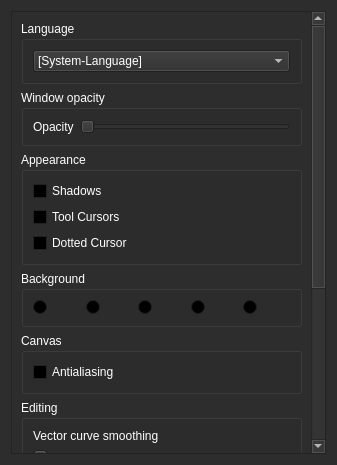
<?xml version="1.0" encoding="UTF-8"?>
<ui version="4.0">
 <class>GeneralPage</class>
 <widget class="QWidget" name="GeneralPage">
  <property name="geometry">
   <rect>
    <x>0</x>
    <y>0</y>
    <width>337</width>
    <height>465</height>
   </rect>
  </property>
  <property name="palette">
   <palette>
    <active>
     <colorrole role="WindowText">
      <brush brushstyle="SolidPattern">
       <color alpha="255">
        <red>255</red>
        <green>255</green>
        <blue>255</blue>
       </color>
      </brush>
     </colorrole>
     <colorrole role="Button">
      <brush brushstyle="SolidPattern">
       <color alpha="255">
        <red>45</red>
        <green>45</green>
        <blue>45</blue>
       </color>
      </brush>
     </colorrole>
     <colorrole role="Light">
      <brush brushstyle="SolidPattern">
       <color alpha="255">
        <red>67</red>
        <green>67</green>
        <blue>67</blue>
       </color>
      </brush>
     </colorrole>
     <colorrole role="Midlight">
      <brush brushstyle="SolidPattern">
       <color alpha="255">
        <red>56</red>
        <green>56</green>
        <blue>56</blue>
       </color>
      </brush>
     </colorrole>
     <colorrole role="Dark">
      <brush brushstyle="SolidPattern">
       <color alpha="255">
        <red>22</red>
        <green>22</green>
        <blue>22</blue>
       </color>
      </brush>
     </colorrole>
     <colorrole role="Mid">
      <brush brushstyle="SolidPattern">
       <color alpha="255">
        <red>30</red>
        <green>30</green>
        <blue>30</blue>
       </color>
      </brush>
     </colorrole>
     <colorrole role="Text">
      <brush brushstyle="SolidPattern">
       <color alpha="255">
        <red>255</red>
        <green>255</green>
        <blue>255</blue>
       </color>
      </brush>
     </colorrole>
     <colorrole role="BrightText">
      <brush brushstyle="SolidPattern">
       <color alpha="255">
        <red>255</red>
        <green>255</green>
        <blue>255</blue>
       </color>
      </brush>
     </colorrole>
     <colorrole role="ButtonText">
      <brush brushstyle="SolidPattern">
       <color alpha="255">
        <red>0</red>
        <green>0</green>
        <blue>0</blue>
       </color>
      </brush>
     </colorrole>
     <colorrole role="Base">
      <brush brushstyle="SolidPattern">
       <color alpha="255">
        <red>0</red>
        <green>0</green>
        <blue>0</blue>
       </color>
      </brush>
     </colorrole>
     <colorrole role="Window">
      <brush brushstyle="SolidPattern">
       <color alpha="255">
        <red>45</red>
        <green>45</green>
        <blue>45</blue>
       </color>
      </brush>
     </colorrole>
     <colorrole role="Shadow">
      <brush brushstyle="SolidPattern">
       <color alpha="255">
        <red>0</red>
        <green>0</green>
        <blue>0</blue>
       </color>
      </brush>
     </colorrole>
     <colorrole role="AlternateBase">
      <brush brushstyle="SolidPattern">
       <color alpha="255">
        <red>22</red>
        <green>22</green>
        <blue>22</blue>
       </color>
      </brush>
     </colorrole>
     <colorrole role="ToolTipBase">
      <brush brushstyle="SolidPattern">
       <color alpha="255">
        <red>255</red>
        <green>255</green>
        <blue>220</blue>
       </color>
      </brush>
     </colorrole>
     <colorrole role="ToolTipText">
      <brush brushstyle="SolidPattern">
       <color alpha="255">
        <red>255</red>
        <green>255</green>
        <blue>255</blue>
       </color>
      </brush>
     </colorrole>
    </active>
    <inactive>
     <colorrole role="WindowText">
      <brush brushstyle="SolidPattern">
       <color alpha="255">
        <red>255</red>
        <green>255</green>
        <blue>255</blue>
       </color>
      </brush>
     </colorrole>
     <colorrole role="Button">
      <brush brushstyle="SolidPattern">
       <color alpha="255">
        <red>45</red>
        <green>45</green>
        <blue>45</blue>
       </color>
      </brush>
     </colorrole>
     <colorrole role="Light">
      <brush brushstyle="SolidPattern">
       <color alpha="255">
        <red>67</red>
        <green>67</green>
        <blue>67</blue>
       </color>
      </brush>
     </colorrole>
     <colorrole role="Midlight">
      <brush brushstyle="SolidPattern">
       <color alpha="255">
        <red>56</red>
        <green>56</green>
        <blue>56</blue>
       </color>
      </brush>
     </colorrole>
     <colorrole role="Dark">
      <brush brushstyle="SolidPattern">
       <color alpha="255">
        <red>22</red>
        <green>22</green>
        <blue>22</blue>
       </color>
      </brush>
     </colorrole>
     <colorrole role="Mid">
      <brush brushstyle="SolidPattern">
       <color alpha="255">
        <red>30</red>
        <green>30</green>
        <blue>30</blue>
       </color>
      </brush>
     </colorrole>
     <colorrole role="Text">
      <brush brushstyle="SolidPattern">
       <color alpha="255">
        <red>255</red>
        <green>255</green>
        <blue>255</blue>
       </color>
      </brush>
     </colorrole>
     <colorrole role="BrightText">
      <brush brushstyle="SolidPattern">
       <color alpha="255">
        <red>255</red>
        <green>255</green>
        <blue>255</blue>
       </color>
      </brush>
     </colorrole>
     <colorrole role="ButtonText">
      <brush brushstyle="SolidPattern">
       <color alpha="255">
        <red>0</red>
        <green>0</green>
        <blue>0</blue>
       </color>
      </brush>
     </colorrole>
     <colorrole role="Base">
      <brush brushstyle="SolidPattern">
       <color alpha="255">
        <red>0</red>
        <green>0</green>
        <blue>0</blue>
       </color>
      </brush>
     </colorrole>
     <colorrole role="Window">
      <brush brushstyle="SolidPattern">
       <color alpha="255">
        <red>45</red>
        <green>45</green>
        <blue>45</blue>
       </color>
      </brush>
     </colorrole>
     <colorrole role="Shadow">
      <brush brushstyle="SolidPattern">
       <color alpha="255">
        <red>0</red>
        <green>0</green>
        <blue>0</blue>
       </color>
      </brush>
     </colorrole>
     <colorrole role="AlternateBase">
      <brush brushstyle="SolidPattern">
       <color alpha="255">
        <red>22</red>
        <green>22</green>
        <blue>22</blue>
       </color>
      </brush>
     </colorrole>
     <colorrole role="ToolTipBase">
      <brush brushstyle="SolidPattern">
       <color alpha="255">
        <red>255</red>
        <green>255</green>
        <blue>220</blue>
       </color>
      </brush>
     </colorrole>
     <colorrole role="ToolTipText">
      <brush brushstyle="SolidPattern">
       <color alpha="255">
        <red>255</red>
        <green>255</green>
        <blue>255</blue>
       </color>
      </brush>
     </colorrole>
    </inactive>
    <disabled>
     <colorrole role="WindowText">
      <brush brushstyle="SolidPattern">
       <color alpha="255">
        <red>22</red>
        <green>22</green>
        <blue>22</blue>
       </color>
      </brush>
     </colorrole>
     <colorrole role="Button">
      <brush brushstyle="SolidPattern">
       <color alpha="255">
        <red>45</red>
        <green>45</green>
        <blue>45</blue>
       </color>
      </brush>
     </colorrole>
     <colorrole role="Light">
      <brush brushstyle="SolidPattern">
       <color alpha="255">
        <red>67</red>
        <green>67</green>
        <blue>67</blue>
       </color>
      </brush>
     </colorrole>
     <colorrole role="Midlight">
      <brush brushstyle="SolidPattern">
       <color alpha="255">
        <red>56</red>
        <green>56</green>
        <blue>56</blue>
       </color>
      </brush>
     </colorrole>
     <colorrole role="Dark">
      <brush brushstyle="SolidPattern">
       <color alpha="255">
        <red>22</red>
        <green>22</green>
        <blue>22</blue>
       </color>
      </brush>
     </colorrole>
     <colorrole role="Mid">
      <brush brushstyle="SolidPattern">
       <color alpha="255">
        <red>30</red>
        <green>30</green>
        <blue>30</blue>
       </color>
      </brush>
     </colorrole>
     <colorrole role="Text">
      <brush brushstyle="SolidPattern">
       <color alpha="255">
        <red>22</red>
        <green>22</green>
        <blue>22</blue>
       </color>
      </brush>
     </colorrole>
     <colorrole role="BrightText">
      <brush brushstyle="SolidPattern">
       <color alpha="255">
        <red>255</red>
        <green>255</green>
        <blue>255</blue>
       </color>
      </brush>
     </colorrole>
     <colorrole role="ButtonText">
      <brush brushstyle="SolidPattern">
       <color alpha="255">
        <red>22</red>
        <green>22</green>
        <blue>22</blue>
       </color>
      </brush>
     </colorrole>
     <colorrole role="Base">
      <brush brushstyle="SolidPattern">
       <color alpha="255">
        <red>45</red>
        <green>45</green>
        <blue>45</blue>
       </color>
      </brush>
     </colorrole>
     <colorrole role="Window">
      <brush brushstyle="SolidPattern">
       <color alpha="255">
        <red>45</red>
        <green>45</green>
        <blue>45</blue>
       </color>
      </brush>
     </colorrole>
     <colorrole role="Shadow">
      <brush brushstyle="SolidPattern">
       <color alpha="255">
        <red>0</red>
        <green>0</green>
        <blue>0</blue>
       </color>
      </brush>
     </colorrole>
     <colorrole role="AlternateBase">
      <brush brushstyle="SolidPattern">
       <color alpha="255">
        <red>45</red>
        <green>45</green>
        <blue>45</blue>
       </color>
      </brush>
     </colorrole>
     <colorrole role="ToolTipBase">
      <brush brushstyle="SolidPattern">
       <color alpha="255">
        <red>255</red>
        <green>255</green>
        <blue>220</blue>
       </color>
      </brush>
     </colorrole>
     <colorrole role="ToolTipText">
      <brush brushstyle="SolidPattern">
       <color alpha="255">
        <red>255</red>
        <green>255</green>
        <blue>255</blue>
       </color>
      </brush>
     </colorrole>
    </disabled>
   </palette>
  </property>
  <layout class="QGridLayout" name="gridLayout_2">
   <item row="0" column="0">
    <widget class="QScrollArea" name="scrollArea">
     <property name="minimumSize">
      <size>
       <width>128</width>
       <height>0</height>
      </size>
     </property>
     <property name="maximumSize">
      <size>
       <width>400</width>
       <height>16777215</height>
      </size>
     </property>
     <property name="verticalScrollBarPolicy">
      <enum>Qt::ScrollBarAlwaysOn</enum>
     </property>
     <property name="horizontalScrollBarPolicy">
      <enum>Qt::ScrollBarAlwaysOff</enum>
     </property>
     <property name="widgetResizable">
      <bool>true</bool>
     </property>
     <widget class="QWidget" name="contents">
      <property name="geometry">
       <rect>
        <x>0</x>
        <y>0</y>
        <width>300</width>
        <height>618</height>
       </rect>
      </property>
      <layout class="QVBoxLayout" name="lay">
       <item>
        <widget class="QGroupBox" name="groupBox">
         <property name="palette">
          <palette>
           <active>
            <colorrole role="WindowText">
             <brush brushstyle="SolidPattern">
              <color alpha="255">
               <red>255</red>
               <green>255</green>
               <blue>255</blue>
              </color>
             </brush>
            </colorrole>
            <colorrole role="Text">
             <brush brushstyle="SolidPattern">
              <color alpha="255">
               <red>0</red>
               <green>0</green>
               <blue>0</blue>
              </color>
             </brush>
            </colorrole>
            <colorrole role="ButtonText">
             <brush brushstyle="SolidPattern">
              <color alpha="255">
               <red>255</red>
               <green>255</green>
               <blue>255</blue>
              </color>
             </brush>
            </colorrole>
            <colorrole role="ToolTipText">
             <brush brushstyle="SolidPattern">
              <color alpha="255">
               <red>0</red>
               <green>0</green>
               <blue>0</blue>
              </color>
             </brush>
            </colorrole>
           </active>
           <inactive>
            <colorrole role="WindowText">
             <brush brushstyle="SolidPattern">
              <color alpha="255">
               <red>255</red>
               <green>255</green>
               <blue>255</blue>
              </color>
             </brush>
            </colorrole>
            <colorrole role="Text">
             <brush brushstyle="SolidPattern">
              <color alpha="255">
               <red>0</red>
               <green>0</green>
               <blue>0</blue>
              </color>
             </brush>
            </colorrole>
            <colorrole role="ButtonText">
             <brush brushstyle="SolidPattern">
              <color alpha="255">
               <red>255</red>
               <green>255</green>
               <blue>255</blue>
              </color>
             </brush>
            </colorrole>
            <colorrole role="ToolTipText">
             <brush brushstyle="SolidPattern">
              <color alpha="255">
               <red>0</red>
               <green>0</green>
               <blue>0</blue>
              </color>
             </brush>
            </colorrole>
           </inactive>
           <disabled>
            <colorrole role="WindowText">
             <brush brushstyle="SolidPattern">
              <color alpha="255">
               <red>22</red>
               <green>22</green>
               <blue>22</blue>
              </color>
             </brush>
            </colorrole>
            <colorrole role="Text">
             <brush brushstyle="SolidPattern">
              <color alpha="255">
               <red>22</red>
               <green>22</green>
               <blue>22</blue>
              </color>
             </brush>
            </colorrole>
            <colorrole role="ButtonText">
             <brush brushstyle="SolidPattern">
              <color alpha="255">
               <red>22</red>
               <green>22</green>
               <blue>22</blue>
              </color>
             </brush>
            </colorrole>
            <colorrole role="ToolTipText">
             <brush brushstyle="SolidPattern">
              <color alpha="255">
               <red>0</red>
               <green>0</green>
               <blue>0</blue>
              </color>
             </brush>
            </colorrole>
           </disabled>
          </palette>
         </property>
         <property name="title">
          <string comment="GroupBox title in Preference">Language</string>
         </property>
         <layout class="QGridLayout" name="langLayout">
          <item row="0" column="0">
           <widget class="QComboBox" name="languageCombo">
            <property name="currentText">
             <string comment="First item of the language list">[System-Language]</string>
            </property>
            <item>
             <property name="text">
              <string comment="First item of the language list">[System-Language]</string>
             </property>
            </item>
           </widget>
          </item>
         </layout>
        </widget>
       </item>
       <item>
        <widget class="QGroupBox" name="windowOpacityBox">
         <property name="palette">
          <palette>
           <active>
            <colorrole role="WindowText">
             <brush brushstyle="SolidPattern">
              <color alpha="255">
               <red>255</red>
               <green>255</green>
               <blue>255</blue>
              </color>
             </brush>
            </colorrole>
           </active>
           <inactive>
            <colorrole role="WindowText">
             <brush brushstyle="SolidPattern">
              <color alpha="255">
               <red>255</red>
               <green>255</green>
               <blue>255</blue>
              </color>
             </brush>
            </colorrole>
           </inactive>
           <disabled>
            <colorrole role="WindowText">
             <brush brushstyle="SolidPattern">
              <color alpha="255">
               <red>22</red>
               <green>22</green>
               <blue>22</blue>
              </color>
             </brush>
            </colorrole>
           </disabled>
          </palette>
         </property>
         <property name="title">
          <string comment="GroupBox title in Preference">Window opacity</string>
         </property>
         <layout class="QGridLayout" name="windowOpacityLayout">
          <item row="0" column="0">
           <widget class="QLabel" name="windowOpacityLabel">
            <property name="text">
             <string>Opacity</string>
            </property>
           </widget>
          </item>
          <item row="0" column="1">
           <widget class="QSlider" name="windowOpacityLevel">
            <property name="minimum">
             <number>30</number>
            </property>
            <property name="maximum">
             <number>100</number>
            </property>
            <property name="orientation">
             <enum>Qt::Horizontal</enum>
            </property>
           </widget>
          </item>
         </layout>
        </widget>
       </item>
       <item>
        <widget class="QGroupBox" name="appearanceBox">
         <property name="palette">
          <palette>
           <active>
            <colorrole role="WindowText">
             <brush brushstyle="SolidPattern">
              <color alpha="255">
               <red>255</red>
               <green>255</green>
               <blue>255</blue>
              </color>
             </brush>
            </colorrole>
           </active>
           <inactive>
            <colorrole role="WindowText">
             <brush brushstyle="SolidPattern">
              <color alpha="255">
               <red>255</red>
               <green>255</green>
               <blue>255</blue>
              </color>
             </brush>
            </colorrole>
           </inactive>
           <disabled>
            <colorrole role="WindowText">
             <brush brushstyle="SolidPattern">
              <color alpha="255">
               <red>22</red>
               <green>22</green>
               <blue>22</blue>
              </color>
             </brush>
            </colorrole>
           </disabled>
          </palette>
         </property>
         <property name="title">
          <string comment="GroupBox title in Preference">Appearance</string>
         </property>
         <layout class="QVBoxLayout" name="appearanceLayout">
          <item>
           <widget class="QCheckBox" name="shadowsBox">
            <property name="text">
             <string>Shadows</string>
            </property>
           </widget>
          </item>
          <item>
           <widget class="QCheckBox" name="toolCursorsBox">
            <property name="text">
             <string>Tool Cursors</string>
            </property>
           </widget>
          </item>
          <item>
           <widget class="QCheckBox" name="dottedCursorBox">
            <property name="text">
             <string>Dotted Cursor</string>
            </property>
           </widget>
          </item>
         </layout>
        </widget>
       </item>
       <item>
        <widget class="QGroupBox" name="backgroundBox">
         <property name="palette">
          <palette>
           <active>
            <colorrole role="WindowText">
             <brush brushstyle="SolidPattern">
              <color alpha="255">
               <red>255</red>
               <green>255</green>
               <blue>255</blue>
              </color>
             </brush>
            </colorrole>
           </active>
           <inactive>
            <colorrole role="WindowText">
             <brush brushstyle="SolidPattern">
              <color alpha="255">
               <red>255</red>
               <green>255</green>
               <blue>255</blue>
              </color>
             </brush>
            </colorrole>
           </inactive>
           <disabled>
            <colorrole role="WindowText">
             <brush brushstyle="SolidPattern">
              <color alpha="255">
               <red>22</red>
               <green>22</green>
               <blue>22</blue>
              </color>
             </brush>
            </colorrole>
           </disabled>
          </palette>
         </property>
         <property name="title">
          <string comment="GroupBox title in Preference">Background</string>
         </property>
         <layout class="QHBoxLayout" name="backgroundLayout">
          <item>
           <widget class="QRadioButton" name="checkerBackgroundButton">
            <attribute name="buttonGroup">
             <string notr="true">backgroundButtons</string>
            </attribute>
           </widget>
          </item>
          <item>
           <widget class="QRadioButton" name="whiteBackgroundButton">
            <attribute name="buttonGroup">
             <string notr="true">backgroundButtons</string>
            </attribute>
           </widget>
          </item>
          <item>
           <widget class="QRadioButton" name="greyBackgroundButton">
            <attribute name="buttonGroup">
             <string notr="true">backgroundButtons</string>
            </attribute>
           </widget>
          </item>
          <item>
           <widget class="QRadioButton" name="dotsBackgroundButton">
            <attribute name="buttonGroup">
             <string notr="true">backgroundButtons</string>
            </attribute>
           </widget>
          </item>
          <item>
           <widget class="QRadioButton" name="weaveBackgroundButton">
            <attribute name="buttonGroup">
             <string notr="true">backgroundButtons</string>
            </attribute>
           </widget>
          </item>
         </layout>
        </widget>
       </item>
       <item>
        <widget class="QGroupBox" name="displayBox">
         <property name="palette">
          <palette>
           <active>
            <colorrole role="WindowText">
             <brush brushstyle="SolidPattern">
              <color alpha="255">
               <red>255</red>
               <green>255</green>
               <blue>255</blue>
              </color>
             </brush>
            </colorrole>
           </active>
           <inactive>
            <colorrole role="WindowText">
             <brush brushstyle="SolidPattern">
              <color alpha="255">
               <red>255</red>
               <green>255</green>
               <blue>255</blue>
              </color>
             </brush>
            </colorrole>
           </inactive>
           <disabled>
            <colorrole role="WindowText">
             <brush brushstyle="SolidPattern">
              <color alpha="255">
               <red>22</red>
               <green>22</green>
               <blue>22</blue>
              </color>
             </brush>
            </colorrole>
           </disabled>
          </palette>
         </property>
         <property name="title">
          <string comment="GroupBox title in Preference">Canvas</string>
         </property>
         <layout class="QGridLayout" name="displayLayout">
          <item row="0" column="0">
           <widget class="QCheckBox" name="antialiasingBox">
            <property name="text">
             <string>Antialiasing</string>
            </property>
           </widget>
          </item>
         </layout>
        </widget>
       </item>
       <item>
        <spacer name="verticalSpacer">
         <property name="orientation">
          <enum>Qt::Vertical</enum>
         </property>
         <property name="sizeHint" stdset="0">
          <size>
           <width>0</width>
           <height>0</height>
          </size>
         </property>
        </spacer>
       </item>
       <item>
        <widget class="QGroupBox" name="editingBox">
         <property name="palette">
          <palette>
           <active>
            <colorrole role="WindowText">
             <brush brushstyle="SolidPattern">
              <color alpha="255">
               <red>255</red>
               <green>255</green>
               <blue>255</blue>
              </color>
             </brush>
            </colorrole>
           </active>
           <inactive>
            <colorrole role="WindowText">
             <brush brushstyle="SolidPattern">
              <color alpha="255">
               <red>255</red>
               <green>255</green>
               <blue>255</blue>
              </color>
             </brush>
            </colorrole>
           </inactive>
           <disabled>
            <colorrole role="WindowText">
             <brush brushstyle="SolidPattern">
              <color alpha="255">
               <red>22</red>
               <green>22</green>
               <blue>22</blue>
              </color>
             </brush>
            </colorrole>
           </disabled>
          </palette>
         </property>
         <property name="title">
          <string comment="GroupBox title in Preference">Editing</string>
         </property>
         <layout class="QGridLayout" name="editingLayout">
          <item row="0" column="0">
           <widget class="QLabel" name="curveSmoothingLabel">
            <property name="text">
             <string>Vector curve smoothing</string>
            </property>
           </widget>
          </item>
          <item row="1" column="0">
           <widget class="QSlider" name="curveSmoothingLevel">
            <property name="minimum">
             <number>1</number>
            </property>
            <property name="maximum">
             <number>100</number>
            </property>
            <property name="orientation">
             <enum>Qt::Horizontal</enum>
            </property>
           </widget>
          </item>
          <item row="2" column="0">
           <widget class="QCheckBox" name="highResBox">
            <property name="text">
             <string>Tablet high-resolution position</string>
            </property>
           </widget>
          </item>
         </layout>
        </widget>
       </item>
       <item>
        <widget class="QGroupBox" name="gridBox">
         <property name="title">
          <string comment="groupBox title in Preference">Grid</string>
         </property>
         <layout class="QGridLayout" name="gridLayout">
          <item row="2" column="0">
           <widget class="QLabel" name="labGridH">
            <property name="text">
             <string>Grid Heigth</string>
            </property>
           </widget>
          </item>
          <item row="1" column="0">
           <widget class="QLabel" name="labGridW">
            <property name="text">
             <string>Grid Width</string>
            </property>
           </widget>
          </item>
          <item row="2" column="1">
           <widget class="QSpinBox" name="gridSizeInputH">
            <property name="minimum">
             <number>5</number>
            </property>
            <property name="maximum">
             <number>9999</number>
            </property>
            <property name="value">
             <number>100</number>
            </property>
           </widget>
          </item>
          <item row="1" column="1">
           <widget class="QSpinBox" name="gridSizeInputW">
            <property name="minimumSize">
             <size>
              <width>80</width>
              <height>0</height>
             </size>
            </property>
            <property name="maximumSize">
             <size>
              <width>80</width>
              <height>16777215</height>
             </size>
            </property>
            <property name="minimum">
             <number>5</number>
            </property>
            <property name="maximum">
             <number>9999</number>
            </property>
            <property name="value">
             <number>100</number>
            </property>
           </widget>
          </item>
          <item row="0" column="0" colspan="2">
           <widget class="QCheckBox" name="gridCheckBox">
            <property name="text">
             <string>Enable Grid</string>
            </property>
           </widget>
          </item>
         </layout>
        </widget>
       </item>
       <item>
        <widget class="QGroupBox" name="advancedBox">
         <property name="title">
          <string comment="groupBox title in Preference">Advanced</string>
         </property>
         <property name="alignment">
          <set>Qt::AlignLeading|Qt::AlignLeft|Qt::AlignVCenter</set>
         </property>
         <layout class="QHBoxLayout" name="horizontalLayout" stretch="0,1">
          <property name="leftMargin">
           <number>6</number>
          </property>
          <property name="rightMargin">
           <number>6</number>
          </property>
          <item>
           <widget class="QLabel" name="cacheLabel">
            <property name="text">
             <string>Cached Frame Number:</string>
            </property>
            <property name="alignment">
             <set>Qt::AlignLeading|Qt::AlignLeft|Qt::AlignVCenter</set>
            </property>
            <property name="wordWrap">
             <bool>true</bool>
            </property>
           </widget>
          </item>
          <item>
           <widget class="QSpinBox" name="framePoolSizeSpin">
            <property name="sizePolicy">
             <sizepolicy hsizetype="Preferred" vsizetype="Minimum">
              <horstretch>0</horstretch>
              <verstretch>0</verstretch>
             </sizepolicy>
            </property>
            <property name="minimumSize">
             <size>
              <width>80</width>
              <height>0</height>
             </size>
            </property>
            <property name="maximumSize">
             <size>
              <width>80</width>
              <height>16777215</height>
             </size>
            </property>
            <property name="minimum">
             <number>11</number>
            </property>
            <property name="maximum">
             <number>1500</number>
            </property>
            <property name="value">
             <number>200</number>
            </property>
           </widget>
          </item>
         </layout>
        </widget>
       </item>
      </layout>
     </widget>
    </widget>
   </item>
  </layout>
 </widget>
 <tabstops>
  <tabstop>scrollArea</tabstop>
  <tabstop>languageCombo</tabstop>
  <tabstop>windowOpacityLevel</tabstop>
  <tabstop>shadowsBox</tabstop>
  <tabstop>toolCursorsBox</tabstop>
  <tabstop>dottedCursorBox</tabstop>
  <tabstop>checkerBackgroundButton</tabstop>
  <tabstop>whiteBackgroundButton</tabstop>
  <tabstop>greyBackgroundButton</tabstop>
  <tabstop>dotsBackgroundButton</tabstop>
  <tabstop>weaveBackgroundButton</tabstop>
  <tabstop>antialiasingBox</tabstop>
  <tabstop>curveSmoothingLevel</tabstop>
  <tabstop>highResBox</tabstop>
  <tabstop>gridCheckBox</tabstop>
  <tabstop>gridSizeInputW</tabstop>
  <tabstop>gridSizeInputH</tabstop>
 </tabstops>
 <resources/>
 <connections/>
 <slots>
  <signal>windowOpacityChange(int)</signal>
  <slot>gridSizeChange(int)</slot>
  <slot>languageChanged(int)</slot>
  <slot>shadowsCheckboxStateChanged(int)</slot>
  <slot>toolCursorsCheckboxStateChanged(int)</slot>
  <slot>antiAliasCheckboxStateChanged(int)</slot>
  <slot>curveSmoothingChange(int)</slot>
  <slot>highResCheckboxStateChanged(int)</slot>
  <slot>dottedCursorCheckboxStateChanged(int)</slot>
  <slot>gridCheckBoxStateChanged(int)</slot>
  <slot>backgroundChange(int)</slot>
 </slots>
 <buttongroups>
  <buttongroup name="backgroundButtons"/>
 </buttongroups>
</ui>
